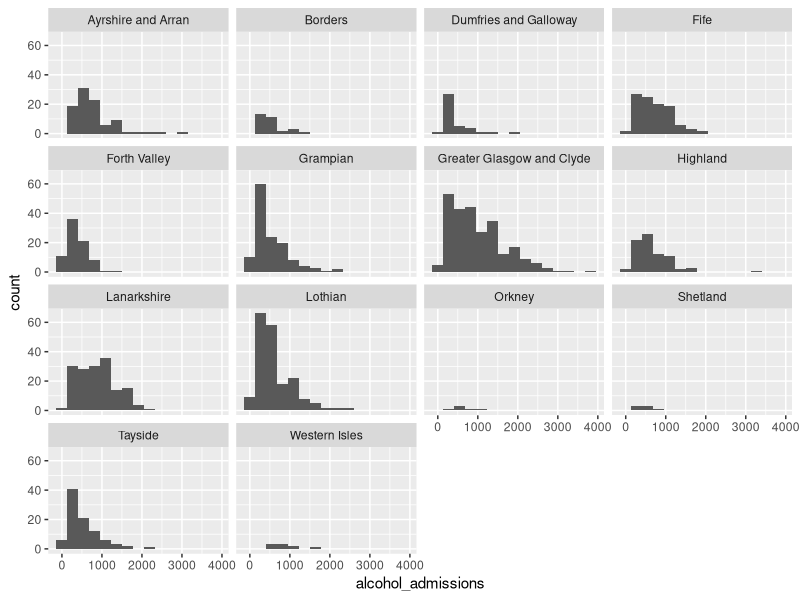
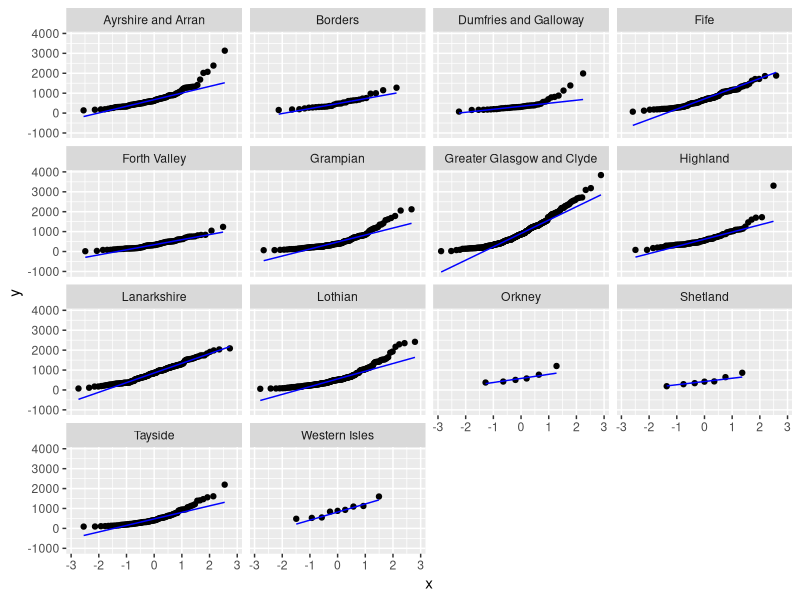
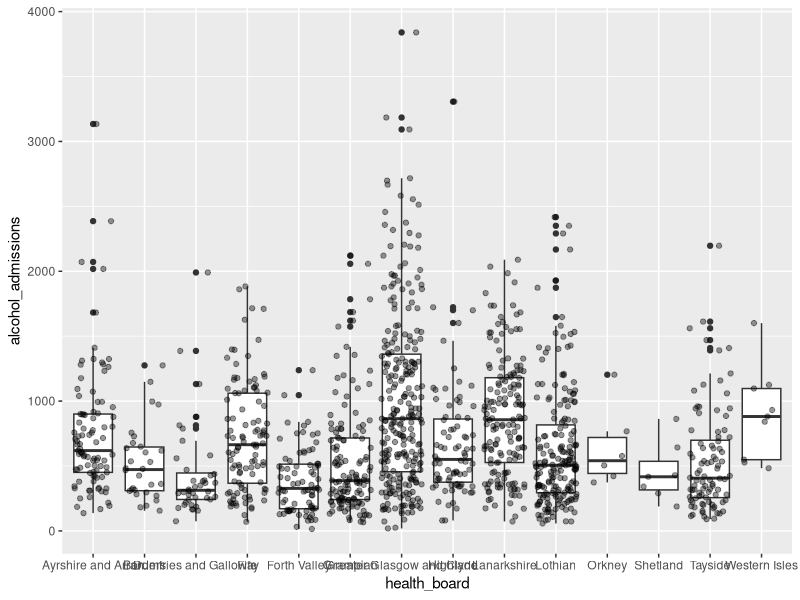
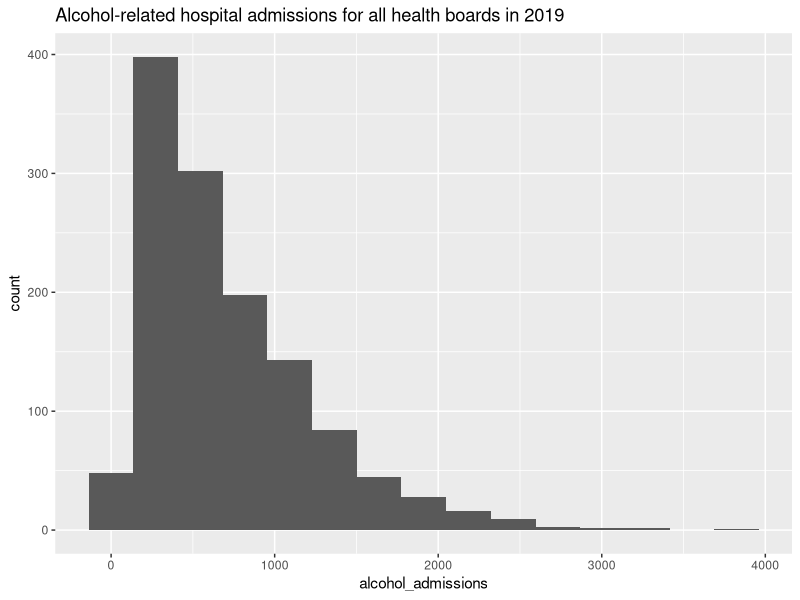
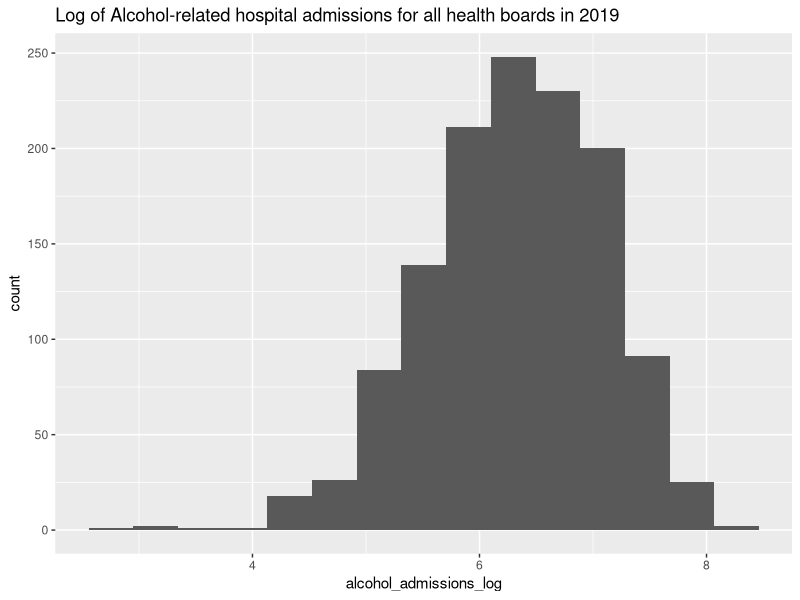

The R script that drew these images, in order:
## ---- chunk 1
knitr::opts_chunk$set(echo = TRUE)
## ---- chunk 2
library(tidyverse)
## ---- chunk 3
raw_data <- read_csv("scotpho_data_extract.csv") 

inter_zone_codes <- read_csv("iz2011_codes_and_labels_21042020.csv") 

## ---- chunk 4

iz_raw_data <- raw_data %>%
  filter(area_type == "Intermediate zone") %>%
  select(area_name,area_code,year,measure)

iz_codes_HBname <- inter_zone_codes %>%
  select(IntZone,HBName)

admission_data <- left_join(iz_raw_data,iz_codes_HBname, by = c("area_code" = "IntZone"))

admission_data <- admission_data %>%
  mutate(HBName = gsub("NHS ", "", HBName)) %>%
  rename(health_board = HBName,
         alcohol_admissions = measure) %>% 
  select('year','alcohol_admissions','health_board')

glimpse(admission_data)
## ---- chunk 5
all_health_board_2019 <- admission_data %>% 
  filter(year == 2019)

glimpse(all_health_board_2019)
## ---- chunk 6
#histogram
all_health_board_2019 %>%                         
  ggplot(aes(x = alcohol_admissions)) + 
  geom_histogram(bins = 15) +
  facet_wrap(~health_board)

# Q-Q plot
all_health_board_2019 %>%                          
  ggplot(aes(sample = alcohol_admissions)) +          
  geom_qq() + 
  geom_qq_line(colour = "blue") + 
  facet_wrap(~health_board)

# boxplot
all_health_board_2019 %>%                          
  ggplot(aes(x = health_board,             
             y = alcohol_admissions)) +    
  geom_boxplot() +                        
  geom_jitter(alpha = 0.4) +               # add data points
  theme(legend.position = "none")    
## ---- chunk 7

all_health_board_2019_log <- all_health_board_2019 %>%     
  mutate(alcohol_admissions_log = log(alcohol_admissions))      

all_health_board_2019 %>% 
  ggplot(aes(x = alcohol_admissions)) +             
  geom_histogram(bins = 15) +         
  ggtitle("Alcohol-related hospital admissions for all health boards in 2019") 

all_health_board_2019_log %>% 
  ggplot(aes(x = alcohol_admissions_log)) +             
  geom_histogram(bins = 15) +          
  ggtitle("Log of Alcohol-related hospital admissions for all health boards in 2019") 

